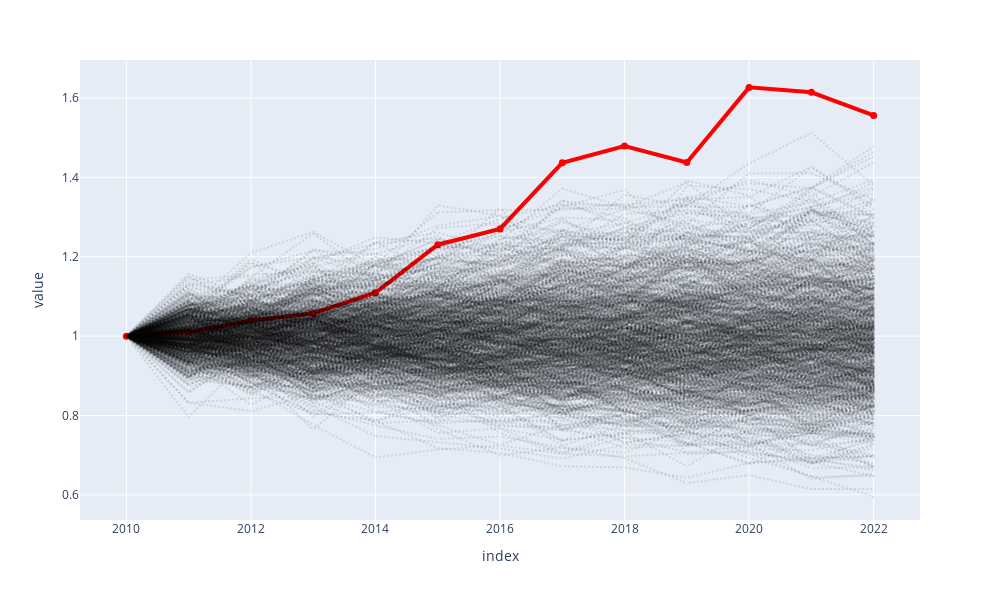

Notebook source saved alongside this figure:
### Code cell
# plot_time_series(df, title="Factor vs Noise", ylabel="NAV", xlabel="Year", filename="factor_vs_noise.png")
import plotly.express as px
import matplotlib.pyplot as plt

factor = f"cumu3_neighbour_return"
factor_series = pd.Series(timelines[factor].get_cumulative_returns(), name=factor)
noise_series = [pd.Series(timelines[f"noise_{i}"].get_cumulative_returns(), name=f"noise_{i}") for i in range(num_noise)]

df = pd.concat([factor_series] + noise_series, axis=1)

# Create the line chart for the noise series only
fig = px.line(df, y=[col for col in df.columns if col.startswith('noise_')])

# Update the traces for the noise lines to be black and less prominent
noise_opacity = 0.1  # Semi-transparent
for trace in fig.data:
    trace.update(line=dict(color="black", width=2, dash="dot"), opacity=noise_opacity)

# Now, add the factor line separately to ensure it's on top
fig.add_scatter(x=df.index, y=df[factor], mode='lines+markers', name=factor,
                line=dict(color='red', width=4),
                marker=dict(size=7, color='red'))

fig.update_layout(
        autosize=False,
        width=1000,
        height=600,
        hovermode="closest",
        showlegend=False,
    )
fig.show()
